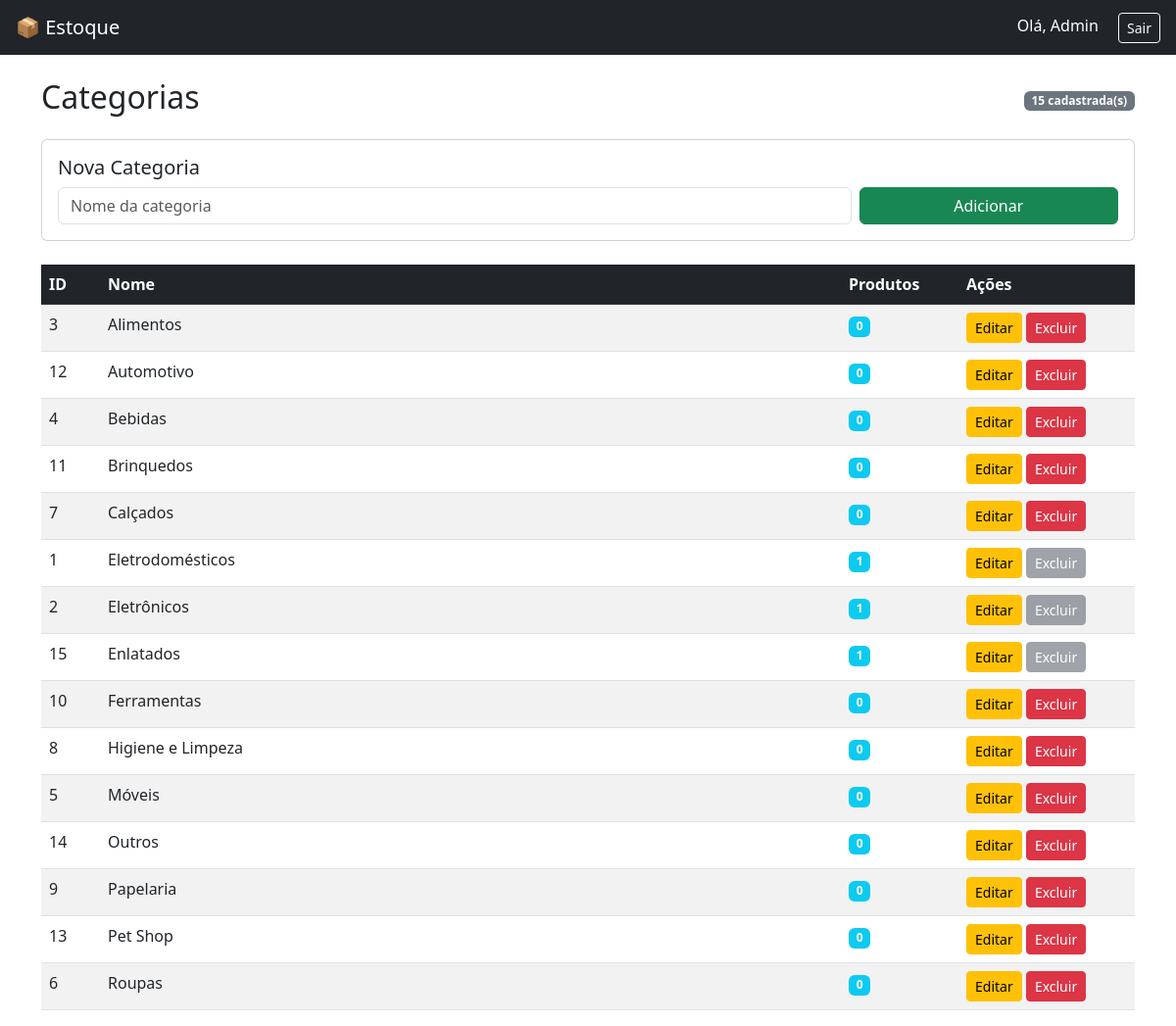
Screenshot of /categorias (signed in) with the database file from the repository.
### models.py (models this page shows)
class Usuario(db.Model, UserMixin):
    id = db.Column(db.Integer, primary_key=True)
    nome = db.Column(db.String(100), nullable=False)
    email = db.Column(db.String(100), unique=True, nullable=False)
    senha = db.Column(db.String(200), nullable=False)
    tipo = db.Column(db.String(20), default='operador')

class Categoria(db.Model):
    id = db.Column(db.Integer, primary_key=True)
    nome = db.Column(db.String(100), nullable=False)

### app.py (the view)
@app.route('/categorias')
@login_required
def categorias():
    lista = Categoria.query.order_by(Categoria.nome).all()
    return render_template('categorias.html', categorias=lista)

### app.py (called while the page is built)
@login_manager.user_loader
def load_user(user_id):
    return Usuario.query.get(int(user_id))

### templates/categorias.html
{% extends 'base.html' %}
{% block content %}
<div class="d-flex justify-content-between align-items-center mb-3">
    <h2>Categorias</h2>
    <span class="badge bg-secondary">{{ categorias|length }} cadastrada(s)</span>
</div>
<div class="card mb-4">
    <div class="card-body">
        <h5 class="card-title">Nova Categoria</h5>
        <form method="POST" action="{{ url_for('nova_categoria') }}" class="row g-2">
            <div class="col-md-9">
                <input type="text" name="nome" class="form-control" placeholder="Nome da categoria" required>
            </div>
            <div class="col-md-3">
                <button class="btn btn-success w-100">Adicionar</button>
            </div>
        </form>
    </div>
</div>
<table class="table table-striped table-hover">
    <thead class="table-dark">
        <tr>
            <th style="width: 60px;">ID</th>
            <th>Nome</th>
            <th style="width: 120px;">Produtos</th>
            <th style="width: 180px;">Ações</th>
        </tr>
    </thead>
    <tbody>
        {% for c in categorias %}
        <tr>
            <td>{{ c.id }}</td>
            <td>{{ c.nome }}</td>
            <td>
                <span class="badge bg-info">{{ c.produtos|length }}</span>
            </td>
            <td>
                <a href="{{ url_for('editar_categoria', id=c.id) }}" class="btn btn-warning btn-sm">Editar</a>
                {% if c.produtos|length == 0 %}
                    <a href="{{ url_for('excluir_categoria', id=c.id) }}"
                       class="btn btn-danger btn-sm"
                       onclick="return confirm('Excluir a categoria {{ c.nome }}?')">Excluir</a>
                {% else %}
                    <button class="btn btn-secondary btn-sm" disabled
                            title="Há produtos vinculados a essa categoria">Excluir</button>
                {% endif %}
            </td>
        </tr>
        {% else %}
        <tr><td colspan="4" class="text-center">Nenhuma categoria cadastrada.</td></tr>
        {% endfor %}
    </tbody>
</table>
{% endblock %}

### templates/base.html (shortened to what this page needs)
<!DOCTYPE html>
<html lang="pt-br">
<head>
    <link href="https://cdn.jsdelivr.net/npm/bootstrap@5.3.0/dist/css/bootstrap.min.css" rel="stylesheet">
</head>
<body>
<nav class="navbar navbar-expand-lg navbar-dark bg-dark px-3">
    <a class="navbar-brand" href="/">📦 Estoque</a>
    {% if current_user.is_authenticated %}
    <div class="ms-auto">
        <span class="text-white me-3">Olá, {{ current_user.nome }}</span>
        <a class="btn btn-outline-light btn-sm" href="{{ url_for('logout') }}">Sair</a>
    </div>
    {% endif %}
</nav>
<div class="container mt-4">
    {% block content %}{% endblock %}
</div>
</body>
</html>

### rows the page displays
Usuario: nome "Admin"
Categoria: id "3", nome "Alimentos", produtos|length "0"
Categoria: id "12", nome "Automotivo", produtos|length "0"
Categoria: id "4", nome "Bebidas", produtos|length "0"
Categoria: id "11", nome "Brinquedos", produtos|length "0"
Categoria: id "7", nome "Calçados", produtos|length "0"
Categoria: id "1", nome "Eletrodomésticos", produtos|length "1", shows "Excluir"
Categoria: id "2", nome "Eletrônicos", produtos|length "1", shows "Excluir"
Categoria: id "15", nome "Enlatados", produtos|length "1", shows "Excluir"
Categoria: id "10", nome "Ferramentas", produtos|length "0"
Categoria: id "8", nome "Higiene e Limpeza", produtos|length "0"
Categoria: id "5", nome "Móveis", produtos|length "0"
Categoria: id "14", nome "Outros", produtos|length "0"
Categoria: id "9", nome "Papelaria", produtos|length "0"
Categoria: id "13", nome "Pet Shop", produtos|length "0"
Categoria: id "6", nome "Roupas", produtos|length "0"

### other values shown
{{ categorias|length }} "15"
